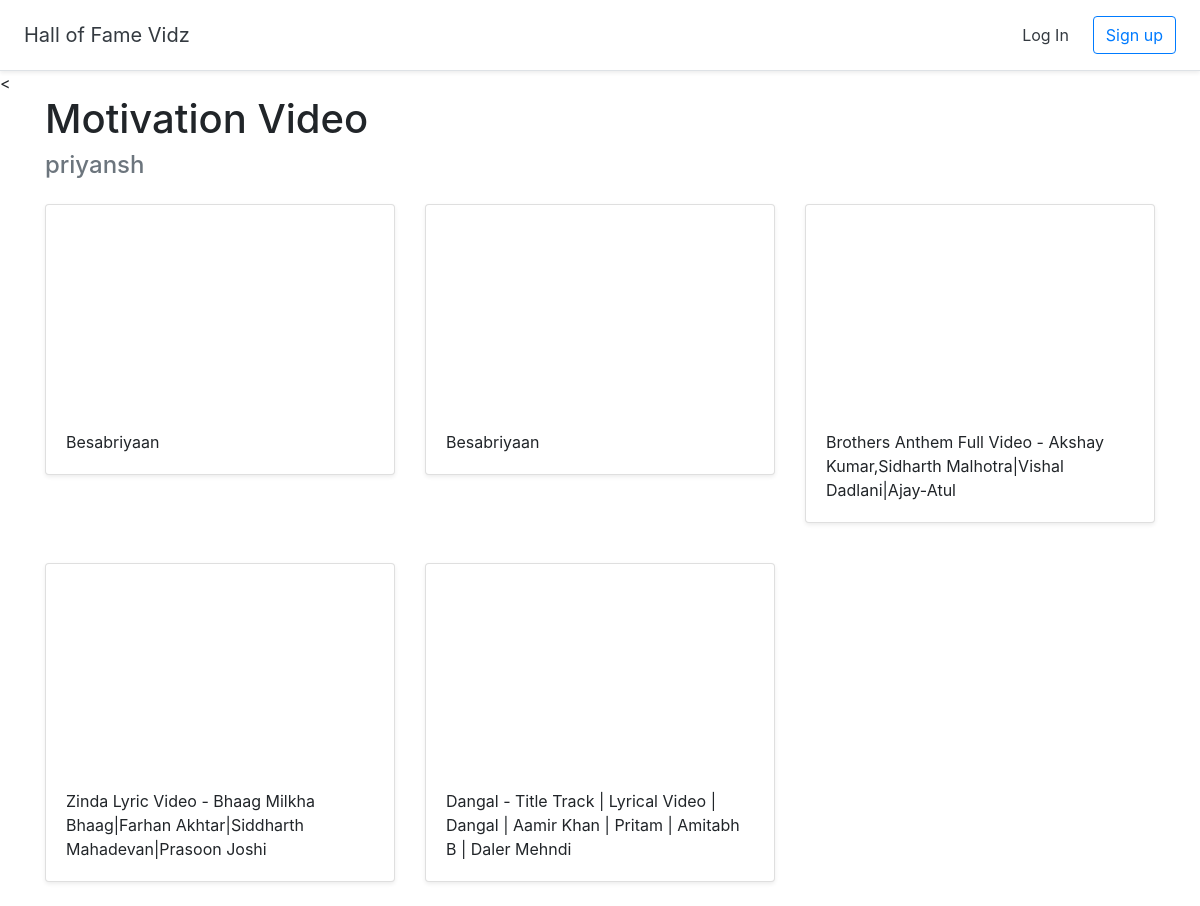
/halloffame/3, run on an earlier commit of the app's database.
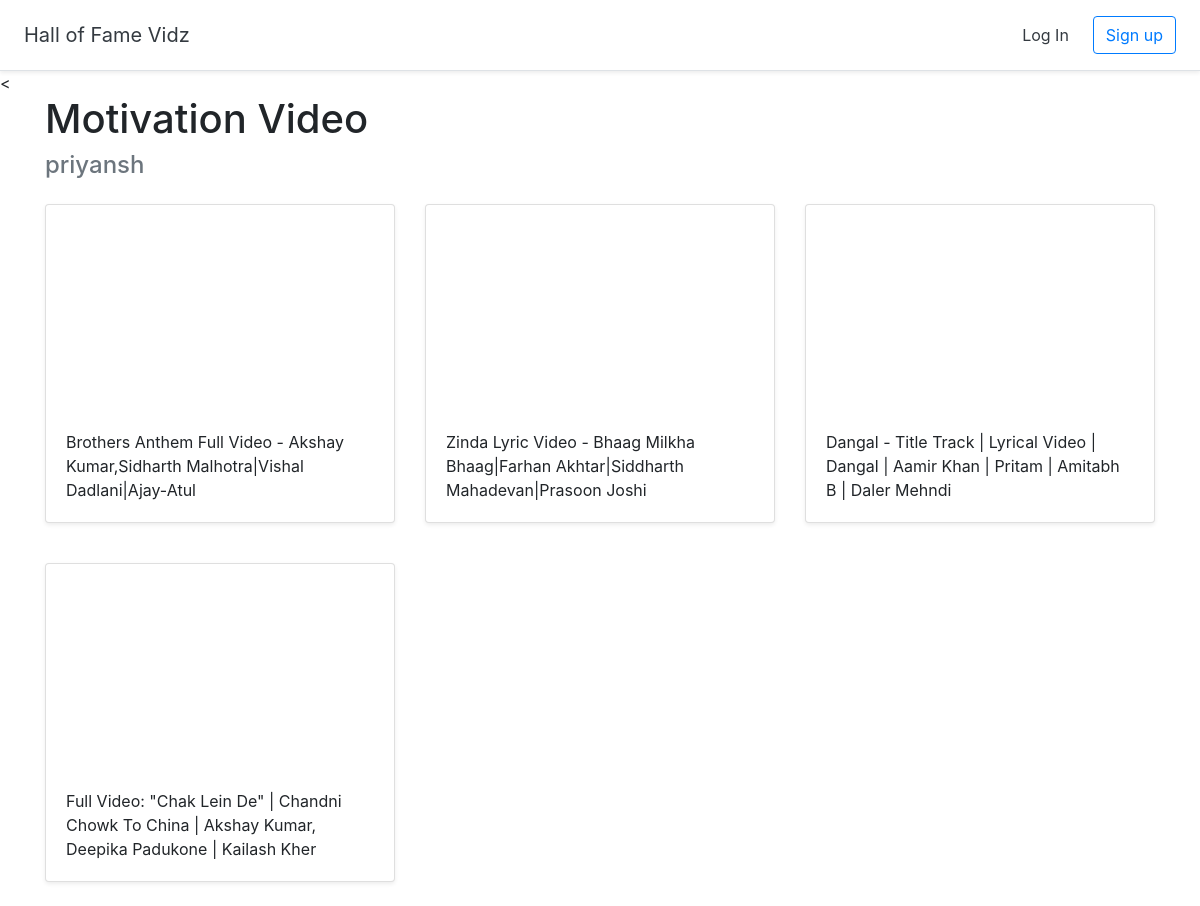
And on a later commit of the database.
### halls/models.py (models this page shows, shortened)
class Video(models.Model):
    title = models.CharField(max_length=255)
    url = models.URLField()
    youtube_id = models.CharField(max_length=255)
    hall = models.ForeignKey(Hall, on_delete=models.CASCADE)

### halls/views.py (the view)
# urls.py: path('halloffame/<int:pk>',views.DetailHall.as_view(), name='detail_hall'),
class DetailHall(DetailView):
    model = Hall
    template_name = 'halls/detail_hall.html'

### halls/templates/halls/detail_hall.html (shortened to what this page needs)
{% extends 'halls/base.html' %} {% block content %}
<div class="container">
  <h1>{{hall.title}}</h1>
  <h4 class="text-muted">{{hall.user.username}}</h4>
  <div class="row">
    {% for video in hall.video_set.all %}
    <div class="col-md-4 mt-3">
      <div class="card mb-4 shadow-sm">
        <iframe
          width="100%"
          height="205"
          src="https://www.youtube.com/embed/{{video.youtube_id}}"
          frameborder="0"
          allow="accelerometer; autoplay; encrypted-media; gyroscope; picture-in-picture"
          allowfullscreen
        >
        </iframe>
        <div class="card-body"><p class="card-text">{{video.title}}</p></div>
      </div>
    </div>
    {% endfor %}
  </div>
</div>
{% endblock %}

What changed in the data, as far as the page shows it:
removed Video: title "Besabriyaan"
removed Video: title "Besabriyaan"
added Video: title "Full Video: \"Chak Lein De\" | Chandni Chowk To China | Akshay Kumar, Deepika Padukone | Kailash Kher"
